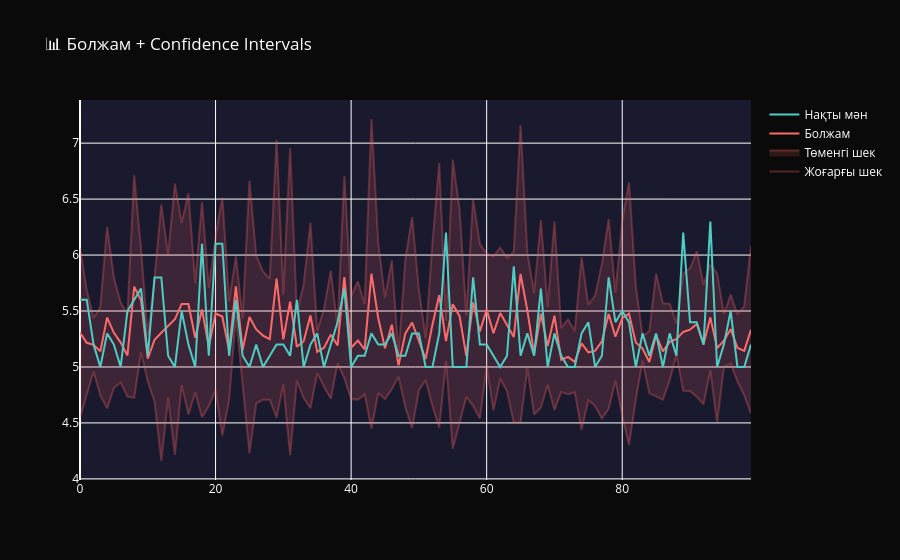

Notebook cell for this chart:
### Code cell
# Confidence Intervals — болжам белгісіздігі
predictions = np.array([tree.predict(X_test) for tree in rf.estimators_])

pred_mean = predictions.mean(axis=0)
pred_std = predictions.std(axis=0)
pred_lower = pred_mean - 1.96 * pred_std
pred_upper = pred_mean + 1.96 * pred_std

# Визуализация
fig8 = go.Figure()

x_axis = list(range(100))

fig8.add_trace(go.Scatter(
    x=x_axis, y=pred_upper[:100],
    fill=None, line=dict(color='rgba(255,100,100,0.3)'),
    name='Жоғарғы шек'
))

fig8.add_trace(go.Scatter(
    x=x_axis, y=pred_lower[:100],
    fill='tonexty', line=dict(color='rgba(255,100,100,0.3)'),
    name='Төменгі шек', fillcolor='rgba(255,100,100,0.15)'
))

fig8.add_trace(go.Scatter(
    x=x_axis, y=pred_mean[:100],
    line=dict(color='#ff6b6b'), name='Болжам'
))

fig8.add_trace(go.Scatter(
    x=x_axis, y=y_test.values[:100],
    line=dict(color='#4ecdc4'), name='Нақты мән'
))

fig8.update_layout(
    title='📊 Болжам + Confidence Intervals',
    paper_bgcolor='#0a0a0a',
    plot_bgcolor='#1a1a2e',
    font=dict(color='white')
)

fig8.show()
